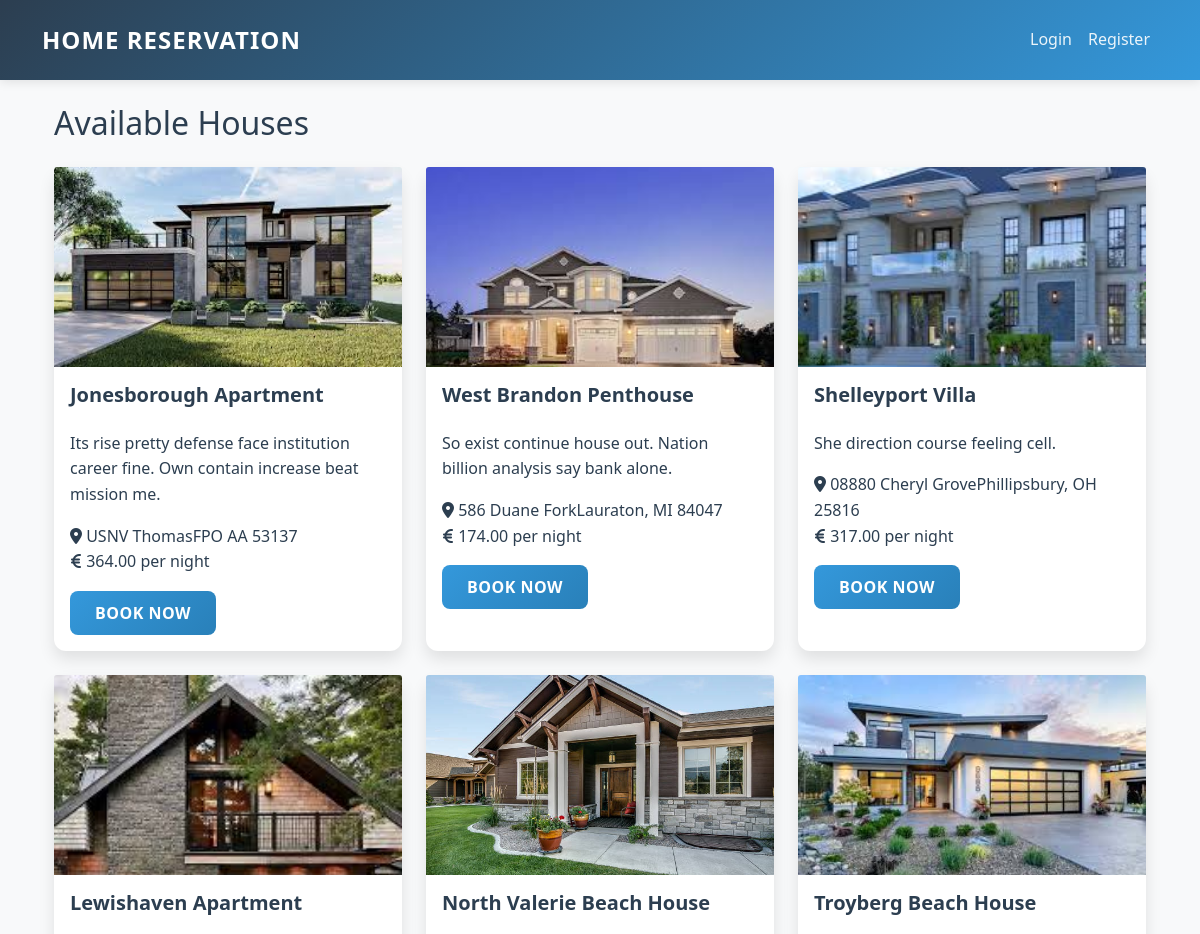
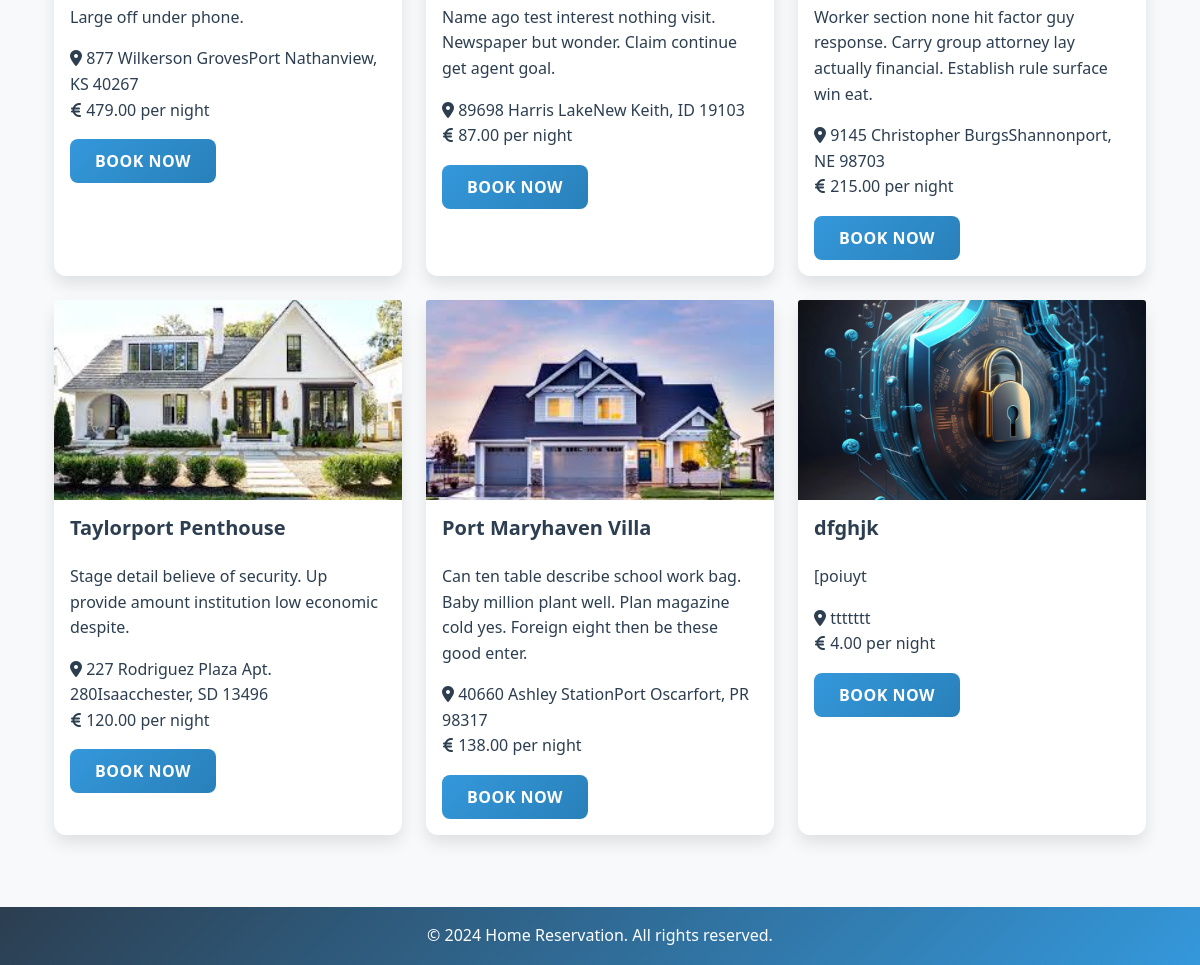
Screenshot of /houses/ with the database file from the repository (2 pictures, top to bottom).
### maison/models.py (models this page shows, shortened)
class Maison(models.Model):
    titre = models.CharField(max_length=100)
    description = models.TextField()
    adresse = models.CharField(max_length=255)
    prix_par_nuit = models.DecimalField(max_digits=10, decimal_places=2)
    disponible = models.BooleanField(default=True)
    proprietaire = models.ForeignKey(UserProfile, on_delete=models.CASCADE, limit_choices_to={'role': 'proprietaire'})
    image = models.ImageField(upload_to='houses/', null=True, blank=True)  # Add this line

### maison/views.py (the view)
# urls.py: path('houses/', maison_views.house_list, name='house_list'),
def house_list(request):
    houses = Maison.objects.filter(disponible=True)
    return render(request, 'maison/house_list.html', {'houses': houses})

### templates/maison/house_list.html
{% extends 'base.html' %}
{% block content %}
<div class="container">
    <h2 class="mb-4">Available Houses</h2>
    <div class="row">
        {% for house in houses %}
        <div class="col-md-4 mb-4">
            <div class="card h-100">
                {% if house.image %}
                    <img src="{{ house.image.url }}" class="card-img-top" alt="{{ house.titre }}" style="height: 200px; object-fit: cover;">
                {% else %}
                    <img src="/static/images/default-house.jpg" class="card-img-top" alt="Default house image" style="height: 200px; object-fit: cover;">
                {% endif %}
                <div class="card-body">
                    <h5 class="card-title">{{ house.titre }}</h5>
                    <p class="card-text">{{ house.description|truncatewords:30 }}</p>
                    <ul class="list-unstyled">
                        <li><i class="fas fa-map-marker-alt"></i> {{ house.adresse }}</li>
                        <li><i class="fas fa-euro-sign"></i> {{ house.prix_par_nuit }} per night</li>
                    </ul>
                    {% if house.disponible %}
                        <a href="{% url 'create_reservation' house.id %}" class="btn btn-custom">Book Now</a>
                    {% else %}
                        <button class="btn btn-secondary" disabled>Not Available</button>
                    {% endif %}
                </div>
            </div>
        </div>
        {% empty %}
        <div class="col-12">
            <div class="alert alert-info">
                No houses available at the moment.
            </div>
        </div>
        {% endfor %}
    </div>
</div>
{% endblock %}

### static/css/style.css (style rules this page uses)
:root { --primary-color: #2b6cb0; --secondary-color: #1a4971; --accent-color: #3b82f6; --success-color: #059669; --warning-color: #d97706; --danger-color: #dc2626; --text-color: #1f2937; --text-secondary: #4b5563; --light-bg: #f8fafc; --dark-bg: #1e293b; --border-radius: 0.75rem; --box-shadow: 0 10px 15px -3px rgba(0, 0, 0, 0.1), 0 4px 6px -2px rgba(0, 0, 0, 0.05); --transition: all 0.3s cubic-bezier(0.4, 0, 0.2, 1); --primary-gradient: linear-gradient(135deg, #2b6cb0, #1e40af); --success-gradient: linear-gradient(135deg, #059669, #047857); --danger-gradient: linear-gradient(135deg, #dc2626, #b91c1c); --warning-gradient: linear-gradient(135deg, #d97706, #b45309); }
body { font-family: 'Inter', 'Poppins', sans-serif; color: var(--text-color); background-color: var(--light-bg); line-height: 1.6; }
.card { background: white; border: none; border-radius: var(--border-radius); box-shadow: var(--box-shadow); transition: var(--transition); }
.card-title { color: var(--primary-color); font-weight: 600; margin-bottom: 1.5rem; }
.btn { padding: 0.75rem 1.5rem; font-weight: 600; border-radius: var(--border-radius); transition: var(--transition); text-transform: uppercase; letter-spacing: 0.5px; }

### templates/base.html (style rules this page uses)
:root { --primary-color: #2c3e50; --secondary-color: #3498db; --accent-color: #e74c3c; --text-color: #2c3e50; --light-bg: #f8f9fa; }
html, body { height: 100%; margin: 0; display: flex; flex-direction: column; }
body { font-family: 'Segoe UI', system-ui, -apple-system, sans-serif; color: var(--text-color); line-height: 1.6; }
.container { flex: 1; }
.card { border: none; border-radius: 12px; box-shadow: 0 8px 16px rgba(0,0,0,0.1); transition: transform 0.3s ease; }
.btn-custom { background: linear-gradient(135deg, var(--secondary-color), #2980b9); border: none; border-radius: 8px; padding: 10px 25px; color: white; font-weight: 600; transition: all 0.3s ease; }

### rows the page displays
Maison: image (picture), titre "Jonesborough Apartment", description "Its rise pretty defense face institution career fine. Own contain increase beat mission me.", adresse "USNV ThomasFPO AA 53137", prix_par_nuit "364.00", disponible "BOOK NOW"
Maison: image (picture), titre "West Brandon Penthouse", description "So exist continue house out. Nation billion analysis say bank alone.", adresse "586 Duane ForkLauraton, MI 84047", prix_par_nuit "174.00", disponible "BOOK NOW"
Maison: image (picture), titre "Shelleyport Villa", description "She direction course feeling cell.", adresse "08880 Cheryl GrovePhillipsbury, OH 25816", prix_par_nuit "317.00", disponible "BOOK NOW"
Maison: image (picture), titre "Lewishaven Apartment", description "Large off under phone.", adresse "877 Wilkerson GrovesPort Nathanview, KS 40267", prix_par_nuit "479.00", disponible "BOOK NOW"
Maison: image (picture), titre "North Valerie Beach House", description "Name ago test interest nothing visit. Newspaper but wonder. Claim continue get agent goal.", adresse "89698 Harris LakeNew Keith, ID 19103", prix_par_nuit "87.00", disponible "BOOK NOW"
Maison: image (picture), titre "Troyberg Beach House", description "Worker section none hit factor guy response. Carry group attorney lay actually financial. Establish rule surface win eat.", adresse "9145 Christopher BurgsShannonport, NE 98703", prix_par_nuit "215.00", disponible "BOOK NOW"
Maison: image (picture), titre "Taylorport Penthouse", description "Stage detail believe of security. Up provide amount institution low economic despite.", adresse "227 Rodriguez Plaza Apt. 280Isaacchester, SD 13496", prix_par_nuit "120.00", disponible "BOOK NOW"
Maison: image (picture), titre "Port Maryhaven Villa", description "Can ten table describe school work bag. Baby million plant well. Plan magazine cold yes. Foreign eight then be these good enter.", adresse "40660 Ashley StationPort Oscarfort, PR 98317", prix_par_nuit "138.00", disponible "BOOK NOW"
Maison: image (picture), titre "dfghjk", description "[poiuyt", adresse "ttttttt", prix_par_nuit "4.00", disponible "BOOK NOW"
